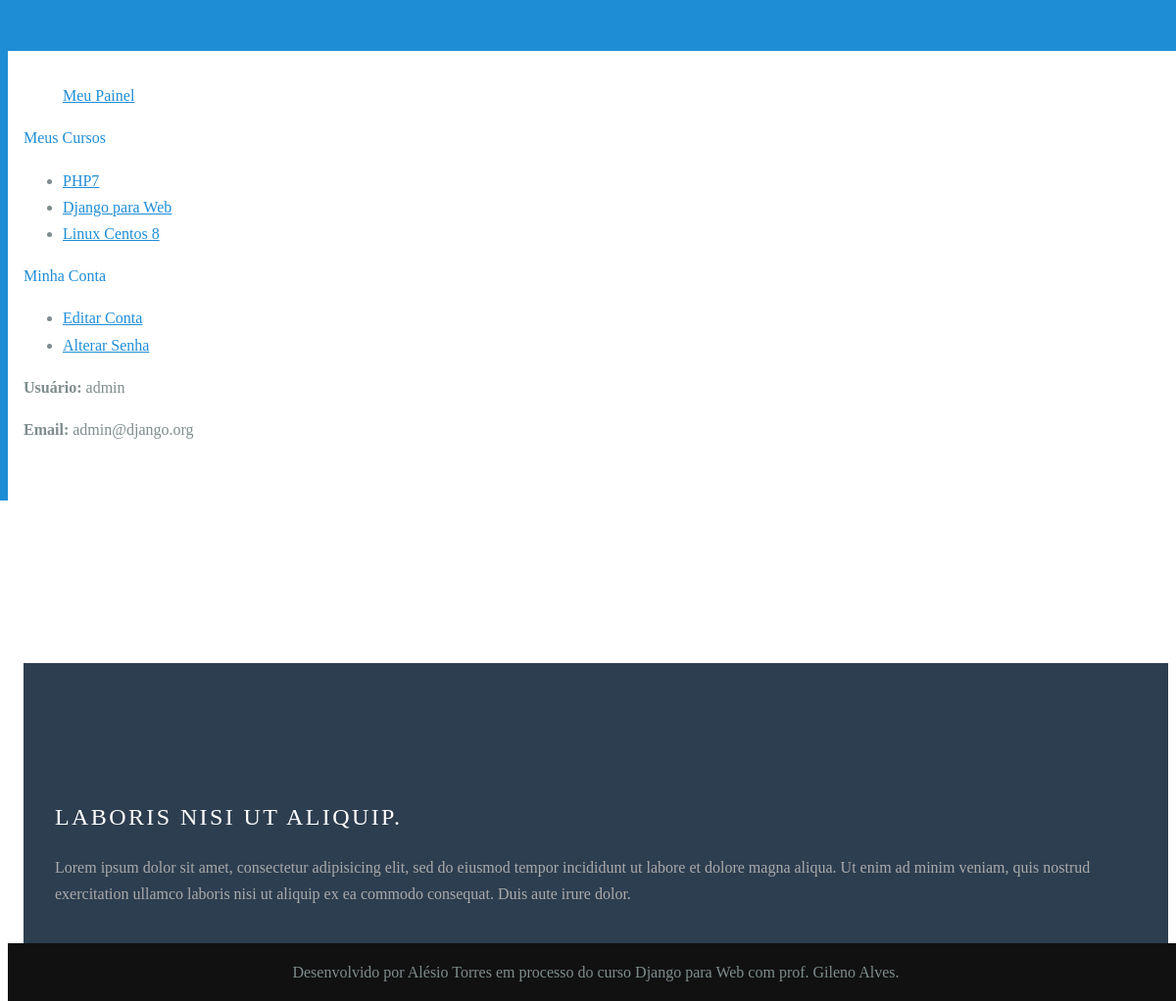
Page /user/panel/ (signed in) on the committed database.
### curso/models.py (models this page shows, shortened)
class Enrollment(models.Model):
    STATUS_CHOICES = (
        (0, 'Pendente'),
        (1, 'Ativo'),
        (2, 'Cancelado')
    )
    user = models.ForeignKey(
        settings.AUTH_USER_MODEL,
        verbose_name='Usuário',
        related_name='enrollments',
        on_delete=models.CASCADE
    )
    course = models.ForeignKey(
        Course,
        verbose_name='Curso',
        related_name='enrollments',
        on_delete=models.CASCADE
    )
    status = models.IntegerField('Situação', choices=STATUS_CHOICES, default=1, blank=True)
    created_at = models.DateTimeField('Inscrito em', default=timezone.now)
    updated_at = models.DateTimeField('Atualizado em', auto_now=True)
    class Meta:
        verbose_name = 'Inscrição'
        verbose_name_plural = 'Inscrições'
        unique_together = (('user', 'course'))

class Course(models.Model):
    name = models.CharField('Curso', max_length=100)
    slug = models.SlugField('Atalho')
    description = models.TextField('Descrição', blank=True)
    start_date = models.DateField('Data Início', null=True, blank=True)
    created_date = models.DateTimeField('Criado', default=timezone.now)
    updated_date = models.DateTimeField('Atualizado', auto_now=True)
    image = models.ImageField(upload_to='curso_images', verbose_name='Imagem', blank=True, null=True)
    duration = models.DurationField('Carga horária', blank=True, null=True)
    def __str__(self):
        return self.name
    class Meta:
        verbose_name = 'Curso'
        verbose_name_plural = 'Cursos'

### user/views.py (the view)
# urls.py: path('panel/', views.panel, name='panel'),
@login_required
def panel(request):
    template_name = 'user/panel.html'
    context = {}
    return render(request, template_name, context)

### curso/templatetags/courses_tags.py (called while the page is built)
@register.inclusion_tag('curso/my_courses.html')
def my_courses(user):
    enrollments = Enrollment.objects.filter(user=user)
    context = {
        'enrollments': enrollments
    }
    return context

### user/templates/user/panel.html (shortened to what this page needs)
{% extends 'base.html' %}
{% load courses_tags %}
{% block content %}
<div class="pure-g content-ribbon">
    <div class="pure-u-1">
        <ul class="breadcrumb">
            {% block breadcrumb %}
            <a href="{% url 'user:panel' %}">Meu Painel</a>
            {% endblock %}
        </ul>
    </div>
    <div class="pure-u-1-5">
        <div class="pure-menu pure-menu-open" >
            <a class="pure-menu-heading">Meus Cursos</a>
            {% my_courses user %}
        </div>
        <div class="pure-menu pure-menu-open" >
        <a class="pure-menu-heading">Minha Conta</a></li>
            <ul>
                <li><a href="{% url 'user:edit_user' %}">Editar Conta</a></li>
                <li><a href="{% url 'user:edit_password' %}">Alterar Senha</a></li>
            </ul>
        </div>
    </div>
    <div class="pure-u-2-5">
        <div class="inner">
            {% block panel_content %}
            <p><strong>Usuário: </strong>{{ user }}</p>
            <p><strong>Email: </strong>{{ user.email }}</p>
            {% endblock %}
        </div>
    </div>
</div>
{% endblock %}

### curso/templates/curso/my_courses.html
<ul>
    {% for enrollment in enrollments %}
    <li><a href="">{{ enrollment.course }}</a></li>
    {% empty %}
    <li>Nenhum curso encontrado</li>
    {% endfor %}
</ul>

### static/styles.css (style rules this page uses)
* { -webkit-box-sizing: border-box; -moz-box-sizing: border-box; box-sizing: border-box; }
body { line-height: 1.7em; color: #7f8c8d; font-size: 13px; }
a, a:before { background: none; border: none; color: #1f8dd6; }
@media (min-width: 48em) { body { font-size: 16px; } }

### rows in the picture
Enrollment: course "PHP7"
Enrollment: course "Django para Web"
Enrollment: course "Linux Centos 8"

### other values in the picture
{{ user }} "admin"
{{ user.email }} "admin@django.org"
